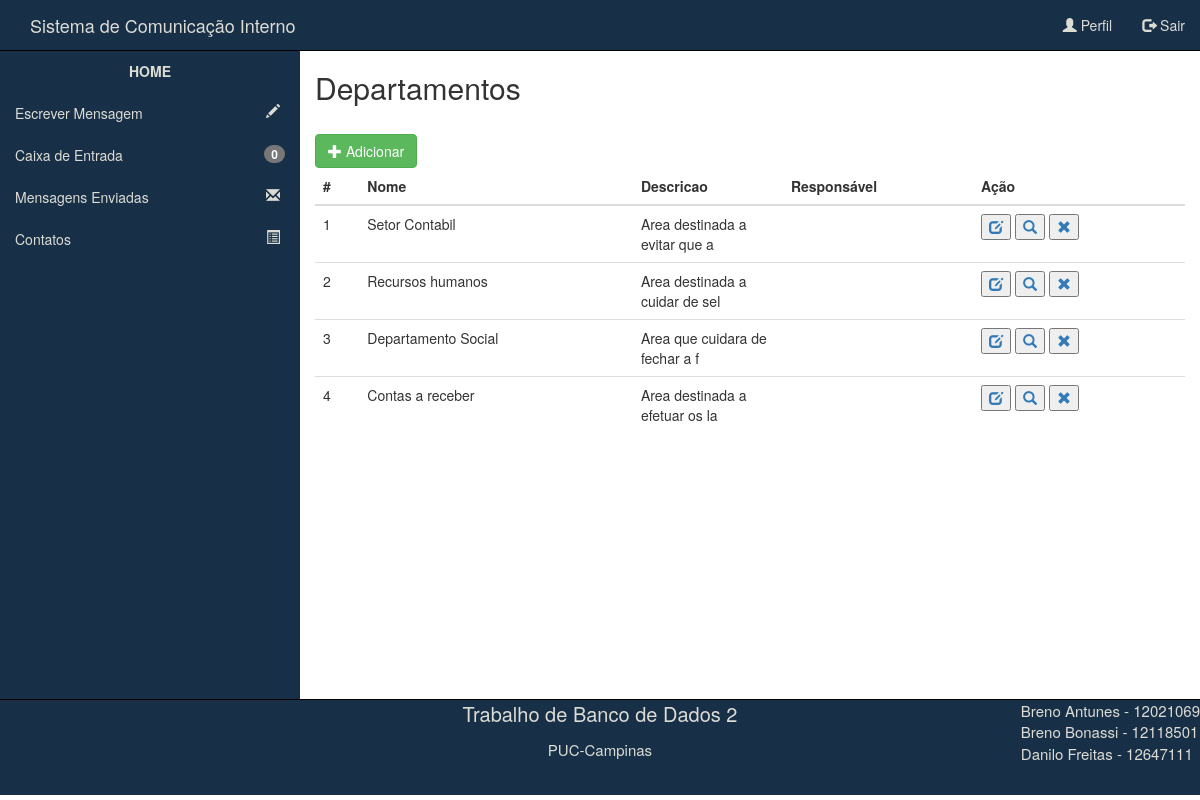
Screenshot of /Setor/gridSetor.php with the database file from the repository.
### tables this page shows
CREATE TABLE IF NOT EXISTS `DEPARTAMENTO` (
  `id_departamento` int(11) NOT NULL,
  `nome_depto` varchar(60) NOT NULL,
  `descricao_depto` text,
  `pessoa_chave` int(11) DEFAULT NULL
);

### Setor/gridSetor.php (the view, shortened to what this page needs)
<?php
  		$idUsuario = $_SESSION['id'];
		$consultaMsg = mysql_query("SELECT * FROM MENSAGEM WHERE destinatario='$idUsuario' AND lida = 0") or die(mysql_error());
		$msgsNaoLidas = mysql_num_rows($consultaMsg);
?>
<!DOCTYPE html>
<html lang="pt-br">
<head>
	<link rel="stylesheet" href="../css/bootstrap.css">
	<link rel="stylesheet" href="../css/estilo.css">
	<link rel="stylesheet" href="../css/menuTopoEstilo.css">
	<link rel="stylesheet" href="../css/menuLateralEstilo.css">
</head>
<body>
	<nav class="navbav navbar-default menuSuperior">
		<div class="container-fluid">
			<div class="navbar-header">
				<a class="navbar-brand" id="tituloTopo" href="../index.php">Sistema de Comunicação Interno</a>
			</div>
			<ul class="nav navbar-nav navbar-right">
				<li><a id="opcaoMenuSuperior1" href="../perfil.php"><span class="glyphicon glyphicon-user"></span> Perfil</a></li>
				<li><a id="opcaoMenuSuperior2" href="../login.php"><span class="glyphicon glyphicon-log-out"></span> Sair</a></li>
			</ul>
		</div>
	</nav>
	<div class="container-fluid principal">
		<div class="row linhaPrincipal">
			<nav class="col-md-3 menuLateral">
				<ul class="nav nav-pulls nav-stacked">
						<li>
							<a href="../index.php" id="opcaoMenuLateral0">HOME</a>
						</li>
					    <li>
	                        <a href="../escreverMensagem.php?&go=enviar" id="opcaoMenuLateral1">Escrever Mensagem <span class="glyphicon glyphicon-pencil pull-right icones"></span></a>
	                    </li>
	                    <li>
	                        <a href="../mensagensRecebidas.php" id="opcaoMenuLateral2">Caixa de Entrada <span class="badge pull-right"><?php echo $msgsNaoLidas; ?></span></a>
	                    </li>
	                    <li>
	                        <a href="../mensagensEnviadas.php" id="opcaoMenuLateral3">Mensagens Enviadas <span class="glyphicon glyphicon-envelope pull-right icones"></span></a>
	                    </li>
	                    <li>
	                        <a href="../contatos.php" id="opcaoMenuLateral4">Contatos <span class="glyphicon glyphicon-list-alt pull-right icones"></span></a>
	                    </li>
	                </ul>
			</nav>
			<section class="col-md-9 conteudo">
				<h2>Departamentos</h2>
				<br>
				<div class="form-group">
					<a class="btn btn-success pull-left" href="create.php"><span class="glyphicon glyphicon-plus"></span> Adicionar</a>
					<table class="table table-hover">
						<thead>
							<th>#</th>
							<th>Nome</th>
							<th>Descricao</th>
							<th>Responsável</th>
							<th>Ação</th>
						</thead>
						<tbody>
							<?php
								$sql = mysql_query("SELECT * FROM DEPARTAMENTO ORDER BY id_departamento");
								$numrows = mysql_num_rows($sql);
								if ($numrows<=0){
									echo "<td colspan='5'>Não existem Departamentos cadastrados !</td>";
								}else{
									while($linha = mysql_fetch_assoc($sql)){
										$pessoa = $linha['pessoa_chave'];
										$buscaPessoa = mysql_fetch_array(mysql_query("SELECT * FROM USUARIO WHERE '$pessoa'=id_pessoa"));
										echo "<tr onclick='location.href = '../login.php'' class='tabelaClicavel' >";
										echo "<td>" . $linha['id_departamento'] . "</td>";
										echo "<td>" . $linha['nome_depto'] . "</td>";
										if(strlen($linha['descricao_depto'])> 30){
											$linha['descricao_depto'] =substr($linha['descricao_depto'],0,30);
										}
										echo "<td id='tdDescricao'>" . $linha['descricao_depto'] . "</td>";
										echo "<td>" . $buscaPessoa['nome'] . "</td>";
										echo "<td>
												<button><a href='editarSetor.php?go=editaSetor&id=" . $linha['id_departamento'] . "'><span class = 'glyphicon glyphicon-edit'></span></a></button>
												<button><a href='#'><span class = 'glyphicon glyphicon-search'></span></a></button>
												<button><a href='deletarSetor.php?id=" . $linha['id_departamento'] . "' onclick='return confirmacao()'><span class = 'glyphicon glyphicon-remove'></span></a></button>
											</td>";
										echo "</tr>";
									}
								}
							?>
						</tbody>
					</table>
				</div>
			</section>
		</div>
	</div>
	<div class="container-fluid rodape">
		<footer class="row">
			<div class="col-md-4 conteudoRodape">
			</div>
			<div class="col-md-4 conteudoRodape">
				<p style="font-size:20px">Trabalho de Banco de Dados 2</p>
				<p style="font-size:15px">PUC-Campinas</p>
			</div>
			<div class="col-md-4 conteudoRodape">
				<p class="pull-right text-left"style="font-size:15px">Breno Antunes - 12021069 <br>Breno Bonassi - 12118501 <br>Danilo Freitas - 12647111 </p>
			</div>
		</footer>
	</div>
</body>
</html>

### css/estilo.css (style rules this page uses)
html, body { height: 100%; overflow-x: hidden; overflow-y: auto; }
.principal { height: 81%; }
.linhaPrincipal { height: 100%; }
.conteudo { height: 100%; }
.rodape { height: 12%; background-color: #183047; border-top:1px solid black; overflow-y: auto; }
.conteudoRodape { padding: 0; color: #DCDCD5; text-align: center; }
#tdDescricao { width: 150px; }

### css/menuTopoEstilo.css (style rules this page uses)
.menuSuperior { background-color: #183047; border-bottom: 1px solid black; }
#tituloTopo { color: #DCDCD5; }
#opcaoMenuSuperior1 { color: #DCDCD5; }
#opcaoMenuSuperior2 { color: #DCDCD5; }

### css/menuLateralEstilo.css (style rules this page uses)
.menuLateral { padding: 0px; background-color: #183047; height: 100%; }
#opcaoMenuLateral0 { color: #DCDCD5; text-align: center; font-weight: bold; height: 40px; }
#opcaoMenuLateral1 { color: #DCDCD5; }
#opcaoMenuLateral2 { color: #DCDCD5; }
#opcaoMenuLateral3 { color: #DCDCD5; }
#opcaoMenuLateral4 { color: #DCDCD5; }
span.icones { padding-right: 5px; }

### rows the page displays
departamento: id_departamento "1", nome_depto "Setor Contabil", descricao_depto "Area destinada a evitar que a"
departamento: id_departamento "2", nome_depto "Recursos humanos", descricao_depto "Area destinada a cuidar de sel"
departamento: id_departamento "3", nome_depto "Departamento Social", descricao_depto "Area que cuidara de fechar a f"
departamento: id_departamento "4", nome_depto "Contas a receber", descricao_depto "Area destinada a efetuar os la"

### other values shown
$msgsNaoLidas "0"
